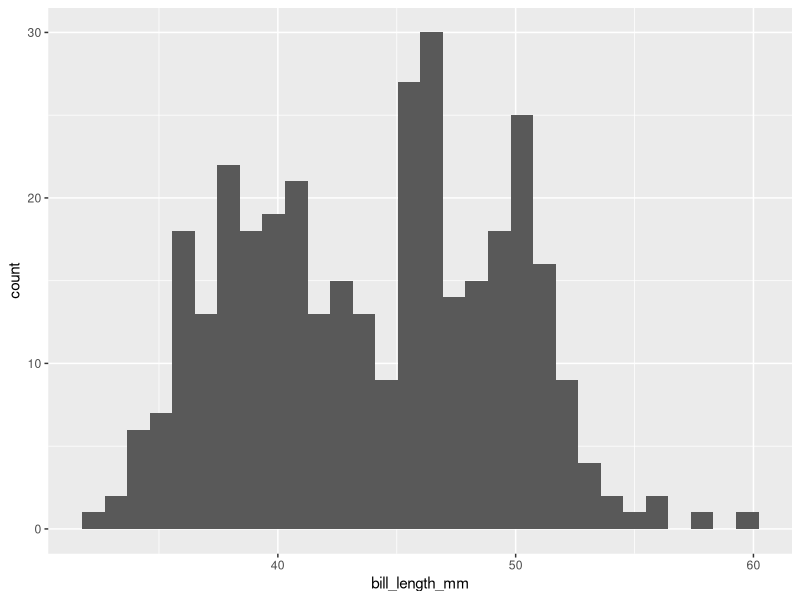
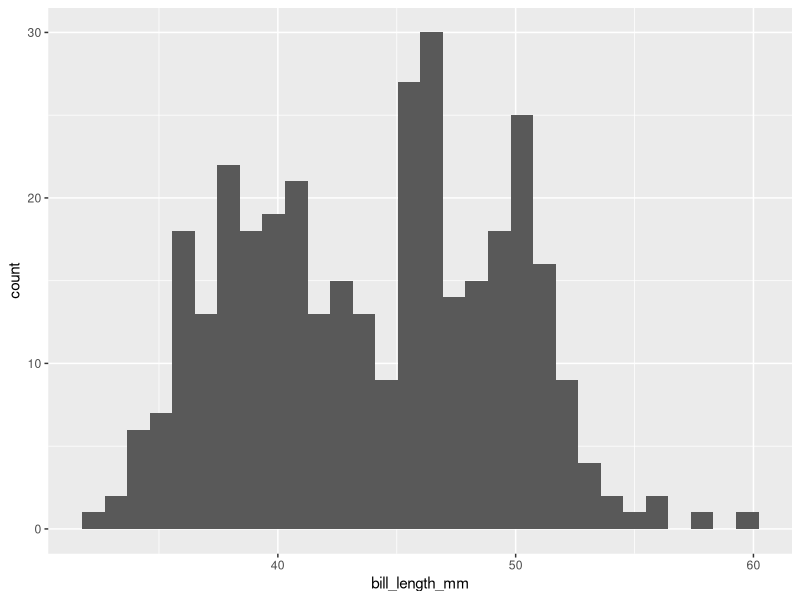
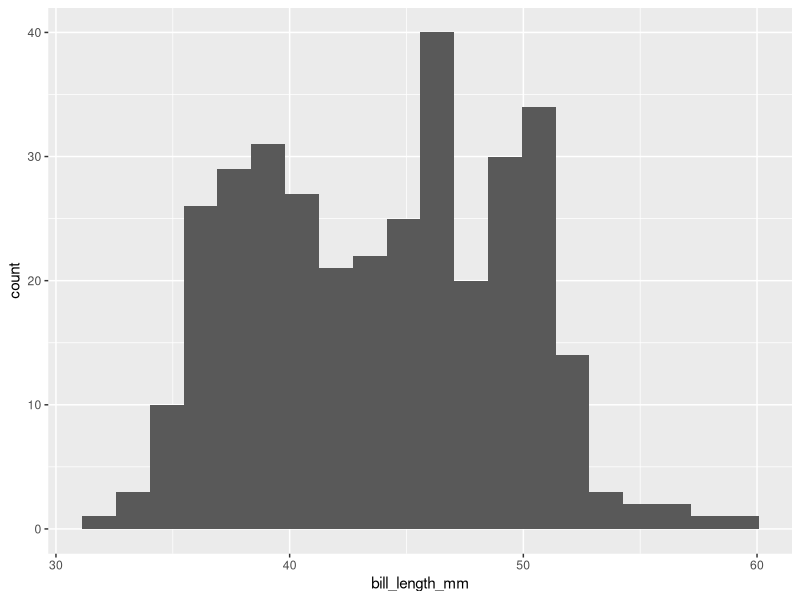
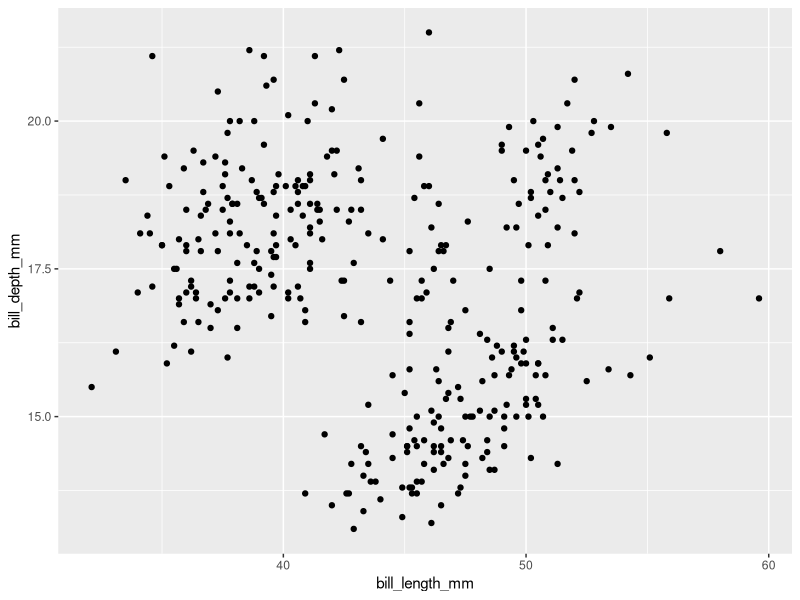
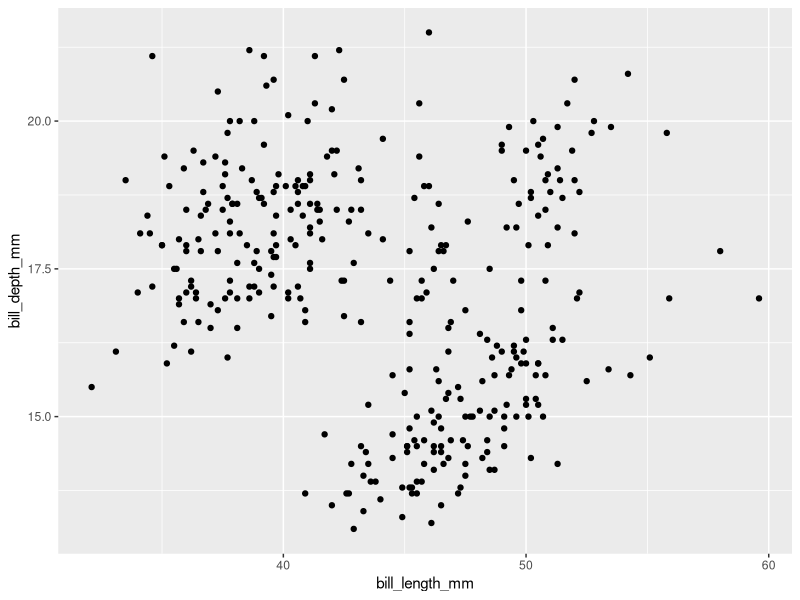
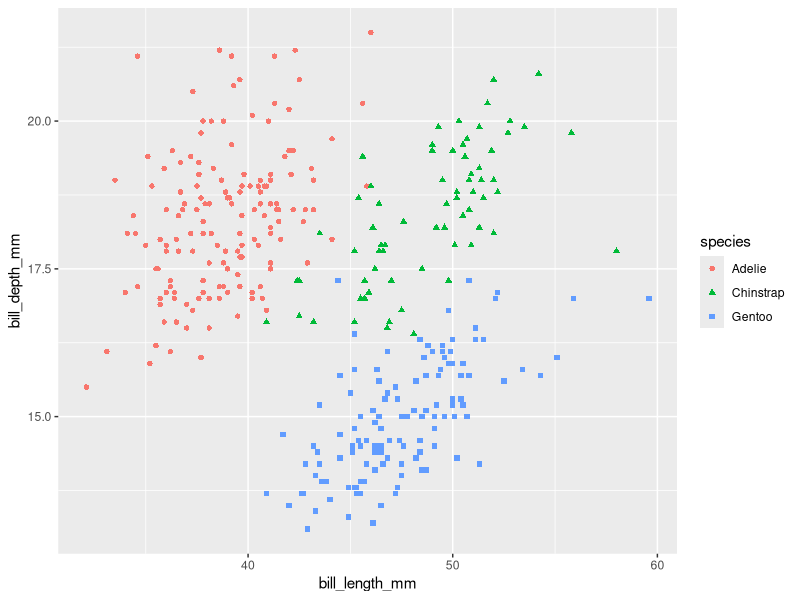
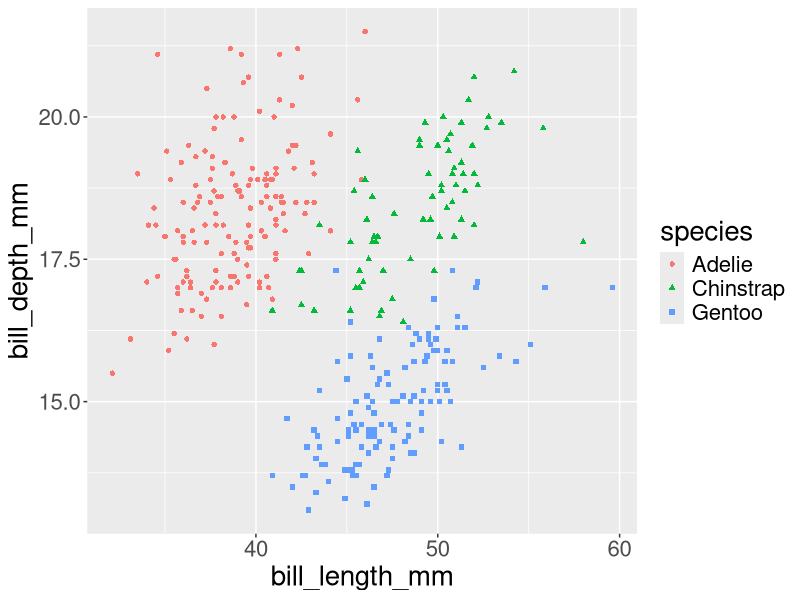

The R script that drew these images, in order:
## ---- chunk 1
knitr::opts_chunk$set(echo = TRUE, warning=F, message=F)
library(palmerpenguins)
library(tidyverse)
## ---- chunk 2
penguins |>
  ggplot(aes(x = bill_length_mm)) +
  geom_histogram()
## ---- chunk 3
penguins |>
  ggplot(aes(x = bill_length_mm)) +
  geom_histogram()
## ---- chunk 4
penguins |>
  ggplot(aes(x = bill_length_mm)) +
  geom_histogram(bins = 20)
## ---- chunk 5
penguins |>
  ggplot(aes(x = bill_length_mm, 
             y = bill_depth_mm)) +
  geom_point()
## ---- chunk 6
penguins |>
  ggplot(aes(x = bill_length_mm, 
             y = bill_depth_mm)) +
  geom_point()
## ---- chunk 7
penguins |>
  ggplot(aes(x = bill_length_mm, 
             y = bill_depth_mm, 
             color = species, shape=species)) +
  geom_point()
## ---- chunk 8
penguins |>
  ggplot(aes(x = bill_length_mm, 
             y = bill_depth_mm, 
             color = species, shape=species)) +
  geom_point(size=1.5) +
  theme(text = element_text(size = 20))
